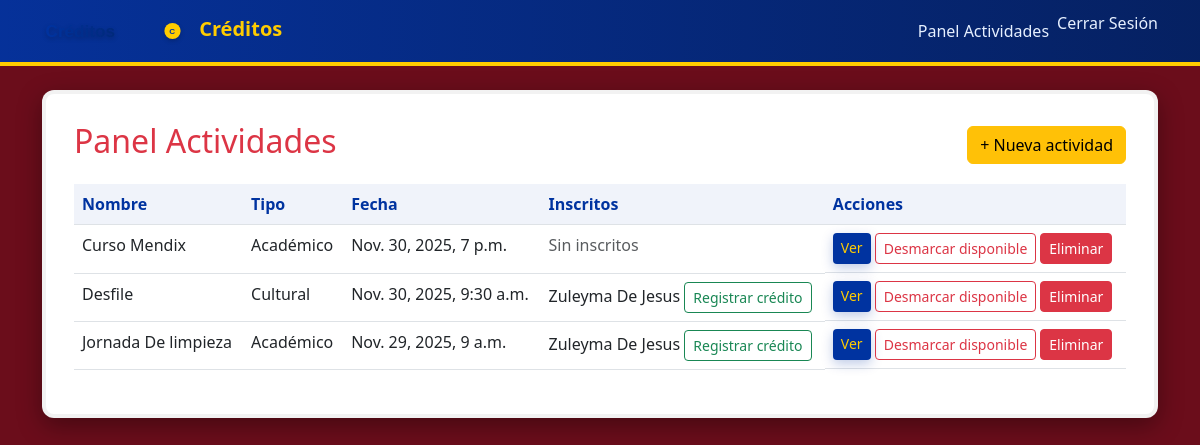
Before: /actividades/panel/ (signed in) with the older database file.
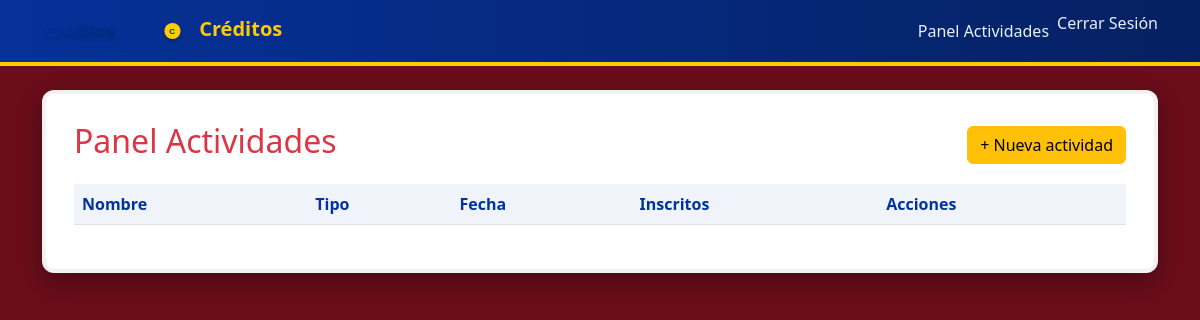
After: the same page with the newer database file.
### actividades/models.py (models this page shows, shortened)
class Actividad(models.Model):
    TIPOS = (
        ('academico', 'Académico'),
        ('cultural', 'Cultural'),
        ('deportivo', 'Deportivo'),
    )
    nombre = models.CharField(max_length=150)
    convo = models.CharField(max_length=150, blank=True)
    descripcion = models.TextField(blank=True)
    tipo = models.CharField(max_length=20, choices=TIPOS)
    fecha = models.DateTimeField()
    lugar = models.CharField(max_length=150, blank=True)
    creditos_equivalentes = models.PositiveSmallIntegerField(default=1)
    capacidad = models.PositiveIntegerField(blank=True, null=True)
    creado_por = models.ForeignKey(Usuario, on_delete=models.SET_NULL, null=True, blank=True, related_name='actividades_creadas')
    inscritos = models.ManyToManyField(Usuario, blank=True, related_name='actividades_inscritas')
    liberado = models.BooleanField(default=False)
    liberado_por = models.ForeignKey(Usuario, on_delete=models.SET_NULL, null=True, blank=True, related_name='actividades_liberadas')
    fecha_liberacion = models.DateTimeField(null=True, blank=True)
    encargado = models.ForeignKey(Usuario, on_delete=models.SET_NULL, null=True, blank=True, related_name='actividades_encargadas')

### usuarios/models.py (models this page shows, shortened)
class Usuario(AbstractUser):
    username_validator = RegexValidator(
        regex=r'^[\w\s\-áéíóúñÁÉÍÓÚÑ]+$',
        message='El nombre de usuario solo puede contener letras, números, espacios y guiones.',
        code='invalid_username'
    )
    username = models.CharField(
        max_length=150,
        unique=True,
        validators=[username_validator],
        help_text='Letras, números, espacios y guiones. Sin caracteres especiales.'
    )
    es_admin_creditos = models.BooleanField(default=False)
    es_alumno = models.BooleanField(default=True)
    es_docente = models.BooleanField(default=False)
    numero_control = models.CharField(max_length=30, blank=True)

### actividades/views.py (the view)
# urls.py: path('panel/', views.panel_actividades, name='panel_actividades'),
@login_required
def panel_actividades(request):
    if not es_admin(request.user):
        return redirect('lista_actividades')
    actividades = Actividad.objects.all().order_by('-fecha')
    return render(request, 'actividades/panel_admin.html', {'actividades': actividades})

### actividades/views.py (called while the page is built)
def es_admin(user):
    return user.is_authenticated and (user.is_staff or getattr(user, 'es_admin_creditos', False))

### actividades/templates/actividades/panel_admin.html (shortened to what this page needs)
{% extends 'actividades/admin_base.html' %}
{% block content %}
<div class="d-flex justify-content-between align-items-center">
  <h2 class="text-danger">Panel Actividades</h2>
  <a class="btn btn-warning" href="{% url 'registrar_actividad' %}">+ Nueva actividad</a>
</div>
<table class="table mt-3">
  <thead>
    <tr>
      <th>Nombre</th>
      <th>Tipo</th>
      <th>Fecha</th>
      <th>Inscritos</th>
      <th>Acciones</th>
    </tr>
  </thead>
  <tbody>
    {% for act in actividades %}
      <tr>
        <td>{{ act.nombre }}</td>
        <td>{{ act.get_tipo_display }}</td>
        <td>{{ act.fecha }}</td>
        <td>
          {% for u in act.inscritos.all %}
            {% if 'docente 7' not in u.username|lower and 'docente7' not in u.username|lower %}
              <div>{{ u.username }}
                <a class="btn btn-sm btn-outline-success" href="{% url 'registrar_credito' act.id u.id %}">Registrar crédito</a>
              </div>
            {% endif %}
          {% empty %}
            <span class="text-muted">Sin inscritos</span>
          {% endfor %}
        </td>
        <td class="d-flex gap-1">
          <a href="{% url 'detalle_actividad' act.id %}" class="btn btn-sm btn-primary">Ver</a>
          {% if act.liberado %}
            <a href="{% url 'liberar_actividad' act.id %}" class="btn btn-sm btn-outline-danger">Desmarcar disponible</a>
          {% else %}
            <a href="{% url 'liberar_actividad' act.id %}" class="btn btn-sm btn-success">Marcar disponible</a>
          {% endif %}
          <form method="post" action="{% url 'eliminar_actividad' act.id %}" class="d-inline" onsubmit="return confirm('¿Eliminar actividad {{ act.nombre }}? Esta acción no se puede deshacer.');">
            <button type="submit" class="btn btn-sm btn-danger">Eliminar</button>
          </form>
        </td>
      </tr>
    {% endfor %}
  </tbody>
</table>
{% endblock %}

Changed rows visible on the page:
removed Actividad: nombre "Curso Mendix", tipo "Académico", fecha "Nov. 30, 2025, 7 p.m.", liberado "Desmarcar disponible"
removed Actividad: nombre "Desfile", tipo "Cultural", fecha "Nov. 30, 2025, 9:30 a.m.", liberado "Desmarcar disponible"
no longer on this page (row edited): Usuario: username "Zuleyma De Jesus"
removed Actividad: nombre "Jornada De limpieza", tipo "Académico", fecha "Nov. 29, 2025, 9 a.m.", liberado "Desmarcar disponible"
